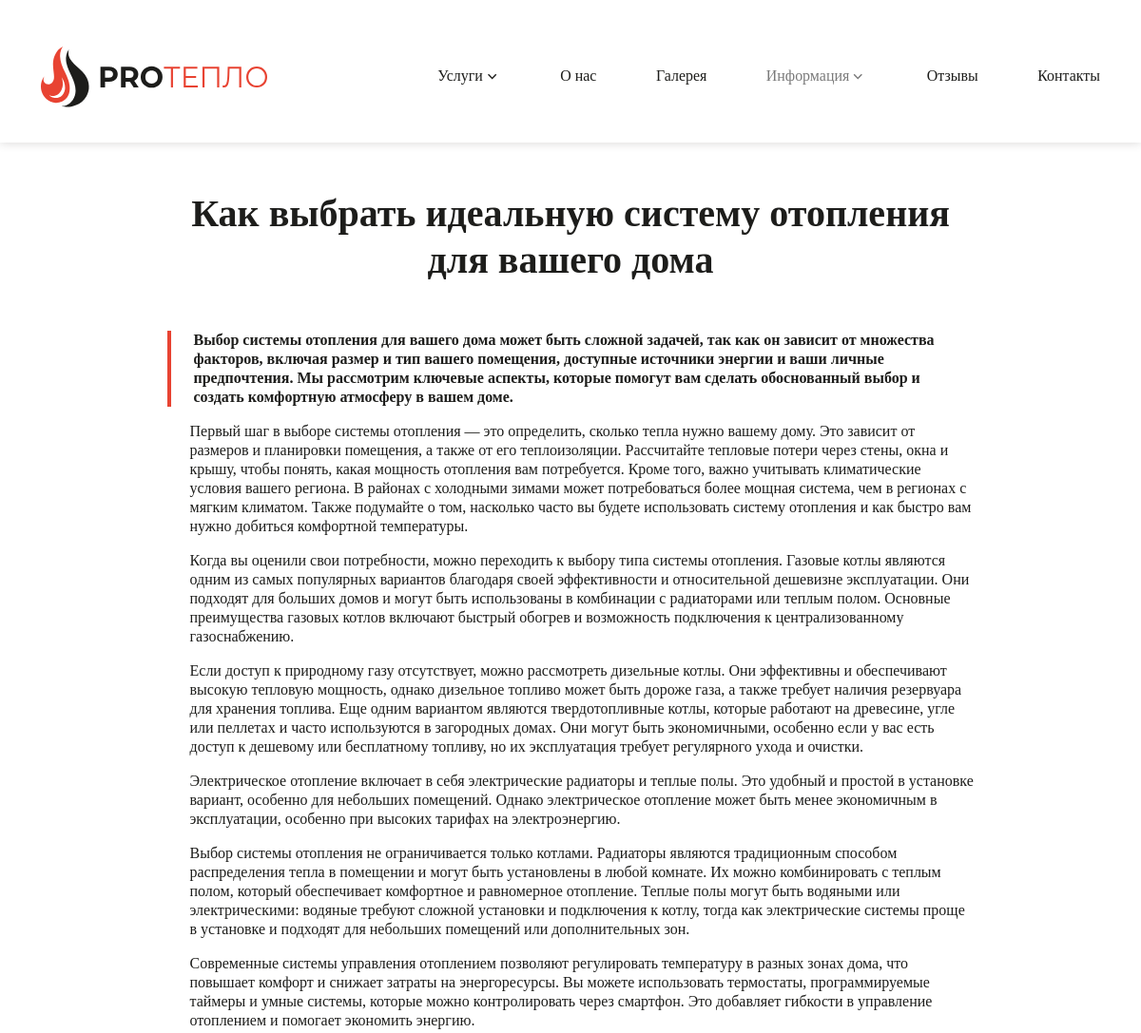
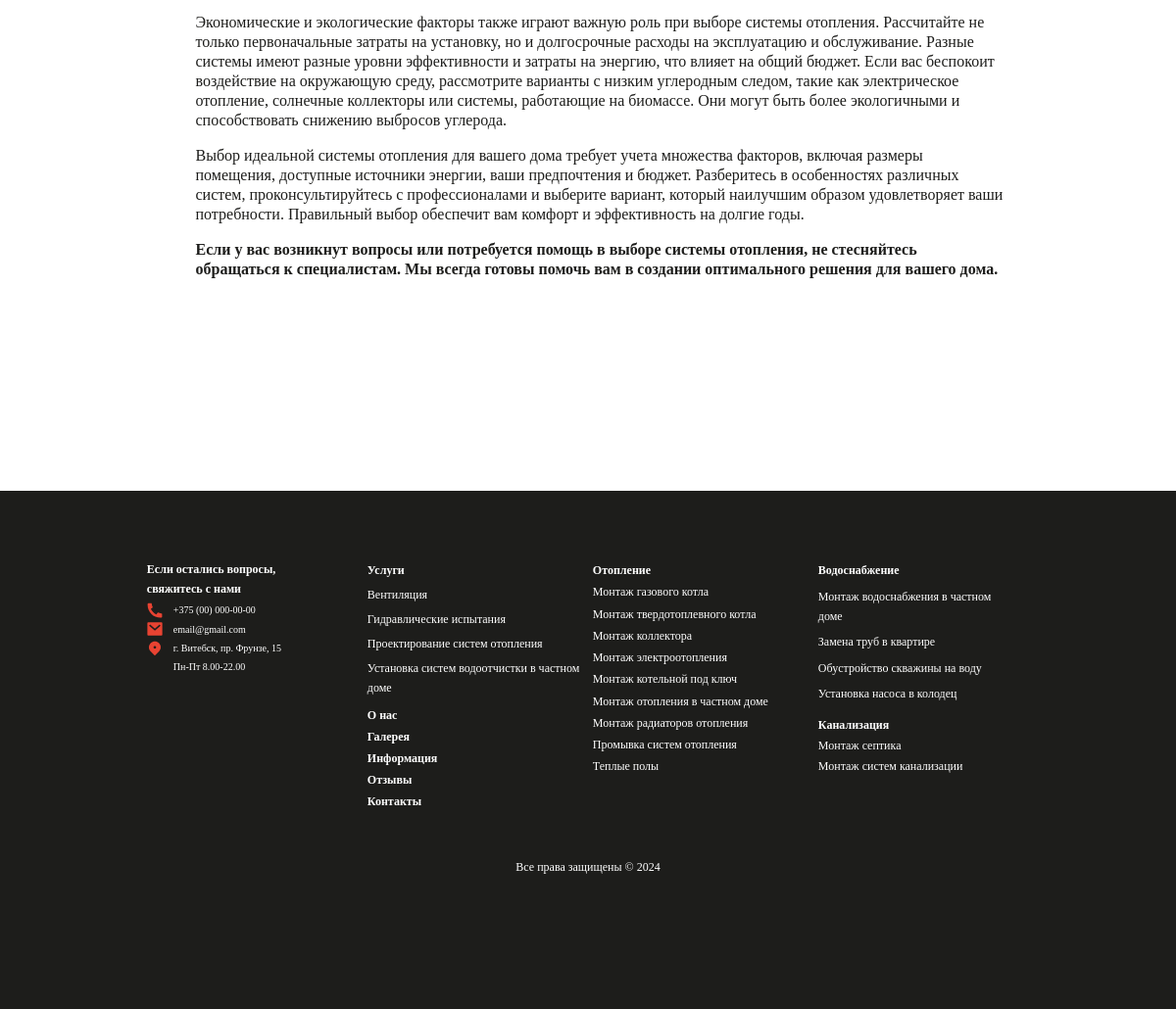
Screenshot of /informations/how_to_choose_the_perfect_heating_system with the database file from the repository (2 pictures, top to bottom).
### proteplo_app/models.py (models this page shows, shortened)
class Information(models.Model):
    title = models.CharField(max_length=200, blank=True)
    main_text =  HTMLField()
    text = HTMLField()
    slug = models.SlugField(unique=True)

### proteplo_app/views.py (the view)
# urls.py: path('informations/<slug:slug>', views.information),
def information(request, slug):
    information = get_object_or_404(Information, slug=slug)
    return render(request, 'information.html', {'information': information})

### proteplo_app/templates/information.html (shortened to what this page needs)
{% extends 'header.html' %}
{% load static %}
{% block link %}
<link rel="stylesheet" type="text/css" href="{% static 'style/information.css' %}">
{% endblock %}
{% block content %}
<div class="information-block">
    <div class="title">
        <span>{{ information.title }}</span>
    </div>
    <div class="information-text p0">
        <span>{{ information.main_text | safe}}</span>
    </div>
    <div class="information-text" style="border-left: none; margin-top: 0;">
        <span>{{ information.text | safe}}</span>
    </div>
</div>
{% endblock %}

### rows the page displays
Information: title "Как выбрать идеальную систему отопления для вашего дома", main_text "Выбор системы отопления для вашего дома может быть сложной задачей, так как он зависит от множества факторов, включая размер и тип вашего помещения, доступные источники энергии и ваши личные предпочтения. Мы рассмотрим ключевые аспекты, которые помогут вам сделать обоснованный выбор и создать комфортную атмосферу в вашем доме.", text "Первый шаг в выборе системы отопления — это определить, сколько тепла нужно вашему дому. Это зависит от размеров и планировки помещения, а также от его теплоизоляции. Рассчитайте тепловые потери через стены, окна и крышу, чтобы понять, какая мощность отопления вам потребуется. Кроме того, важно учитывать климатические условия вашего региона. В районах с холодными зимами может потребоваться более мощная система, чем в регионах с мягким климатом. Также подумайте о том, насколько часто вы будете использовать систему отопления и как быстро вам нужно добиться комфортной температуры. Когда вы оценили свои потребности, можно переходить к выбору типа системы отопления. Газовые котлы являются одним…"
